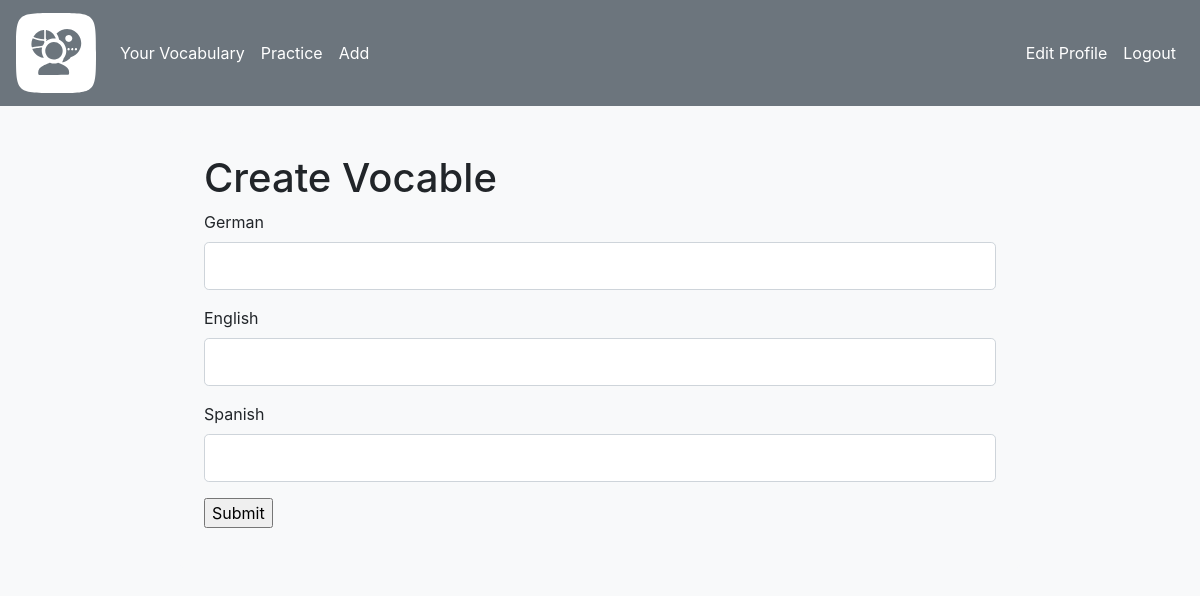
/add_vocable (signed in), run on the app's committed database.
### app/models.py (models this page shows, shortened)
class Language(db.Model):
    __tablename__ = "language"
    id: so.Mapped[int] = so.mapped_column(primary_key=True)
    iso: so.Mapped[str] = so.mapped_column(sa.String(length=2))
    name: so.Mapped[str] = so.mapped_column(sa.String(length=50))
    users: so.Mapped[list['User']] = so.relationship(
        secondary=user_language,
        back_populates='languages')

### app/routes.py (the view, shortened to what this page needs)
@app.route("/add_vocable", methods=["GET","POST"])
@login_required
def add_vocable():
    form = AddVocableForm()
    return render_template("add_vocable.html", form=form)

### app/forms.py
class AddVocableForm(FlaskForm):
    nl = StringField('Dutch', validators=[Length(max=200)])
    de = StringField('German', validators=[Length(max=200)])
    en = StringField('English', validators=[Length(max=200)])
    fr = StringField('French', validators=[Length(max=200)])
    it = StringField('Italian', validators=[Length(max=200)])
    es = StringField('Spanish', validators=[Length(max=200)])
    submit = SubmitField("Submit")

### app/models.py (called while the page is built)
@login.user_loader
def load_user(id):
    return db.session.get(User, int(id))

### app/routes.py (called while the page is built)
@app.before_request
def before_request():
    if current_user.is_authenticated:
        current_user.last_seen = datetime.now(timezone.utc)
        db.session.commit()

### app/templates/add_vocable.html (shortened to what this page needs)
{% extends 'base.html' %}
{% block content %}
<h1>{% block title %} Create Vocable {% endblock %}</h1>
<form method="post">
    {% for language in current_user.languages %}
    <p>
        {{ form[language.iso].label(class="form-control-label") }}<br>
        {% if form[language.iso].errors %}
            {{ form[language.iso](class="form-control form-control-lg is-invalid")}}
            {% for error in form[language.iso].errors %}
                <span>{{ error }}</span>
            {% endfor %}
        {% else %}
            {{ form[language.iso](class="form-control form-control-lg")}}
        {% endif %}
    </p>
   {% endfor %}
    <p>
        {{ form.submit()}}
    </p>
</form>
{% endblock %}

### data on the page
Language: iso "German"
Language: iso "English"
Language: iso "Spanish"
